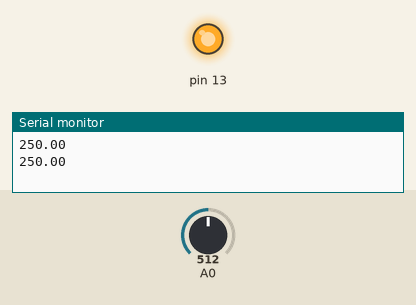
A sketch run on a simulated Arduino Uno, built with avr-gcc and run on an emulated ATmega328P. On the bench: output pins drawn as LEDs (lit = HIGH), the last lines printed to the serial monitor. The test bench sets the inputs (shaded band); at power-on: A0 = 512.

Above: at 1.8 s.
1.9 s: A0 set to 56
3.4 s: A0 set to 48
At 5.2 s:
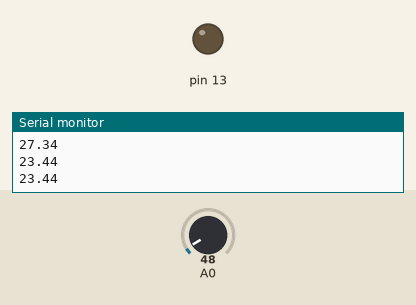
5.5 s: A0 set to 122
At 6.9 s:
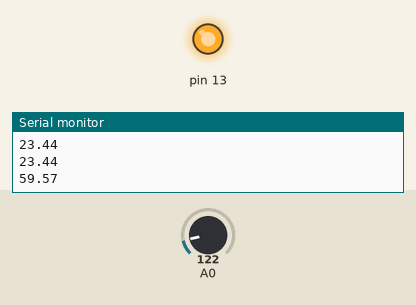
7.5 s: A0 set to 15
At 8.4 s:
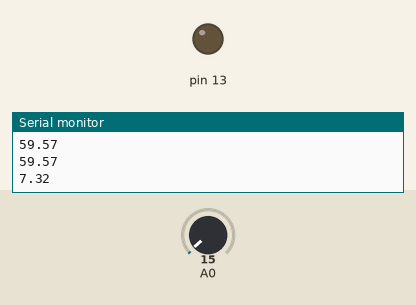
Timing chart, 0 to 10.5 s (numbered marks = the images above; inputs shaded):
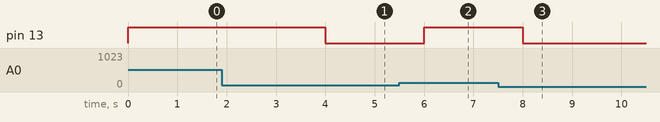

The sketch:

TempSensor.ino
```cpp
float temp;
void setup() {
pinMode (13, OUTPUT);
Serial.begin(9600);

}

void loop() {
  temp= analogRead(A0);
  temp= (temp*500)/1024;
  Serial.println(temp);
  if (temp>25)
  digitalWrite(13, HIGH);
  else
  digitalWrite(13, LOW);
  delay(1000);


}
```

Measured:
- the behaviour switches between 52 and 51 on A0 (found by bisection; images 0 and 1)
- after the input at 3.4 s, pin 13: HIGH → LOW after 0.60 s
- after the input at 5.5 s, pin 13: LOW → HIGH after 0.50 s
- after the input at 7.5 s, pin 13: HIGH → LOW after 0.51 s
